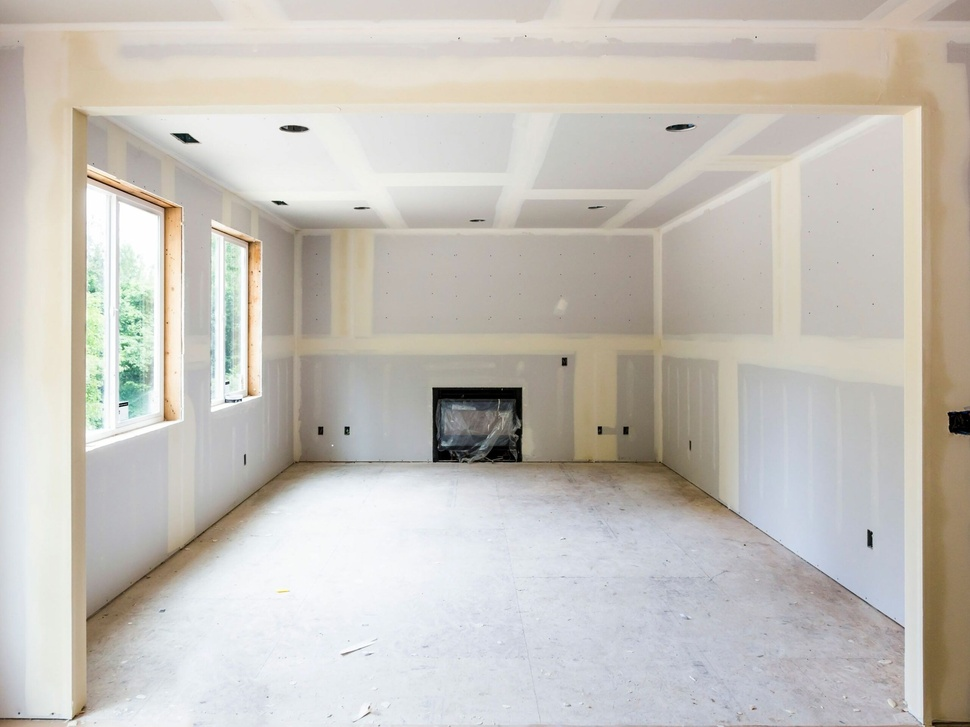
#> input picture wall.jpg, 970 x 727 px, shrunk from 2560 x 1920 before the run
$ jupyter execute lista2.ipynb
#> lines starting #> are read from the running program, lines starting #| are printed output that depends on the picture; after the words box and inside, x2 and y2 are one past the last pixel; in counts of white or black regions, pixels touching at a corner belong together
# Lista 2

[cell 1]
import cv2
import numpy as np
import matplotlib.pyplot as plt

# Function to perform Harris corner detection
def harris_corner_detection(image_path, block_size, ksize, k):
    # Load image
#> called with image_path = './wall.jpg', block_size = 2, ksize = 3, k = 0.04
    img = cv2.imread(image_path)
#> img is the input picture: shape (727, 970, 3); mean B, G, R 186.6, 193.5, 198
    # Convert img to grayscale
    gray_img = cv2.cvtColor(img, cv2.COLOR_BGR2GRAY)
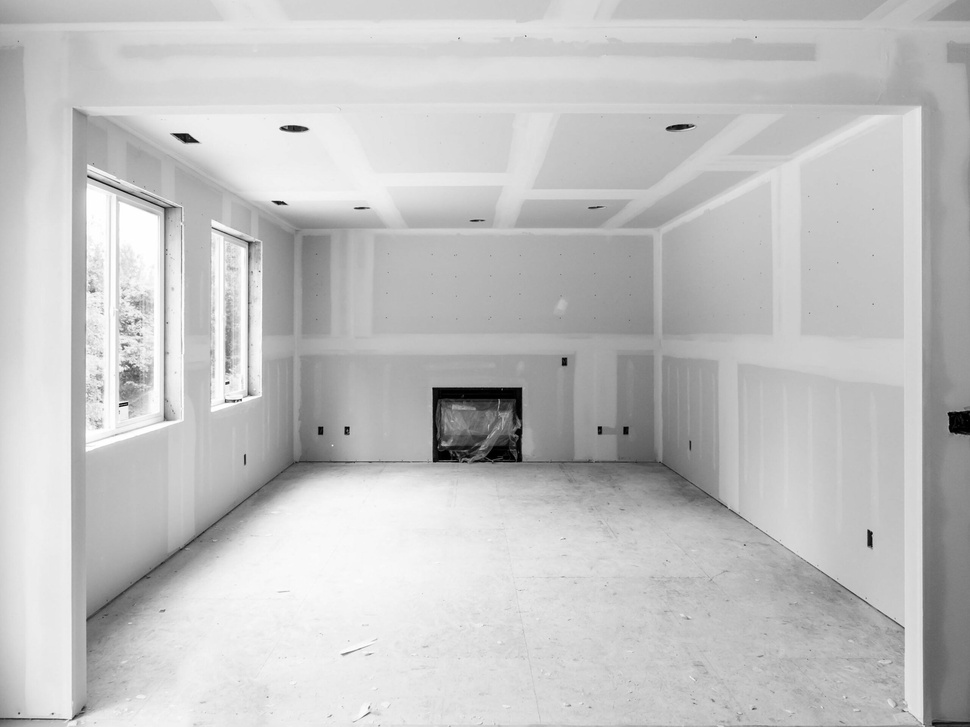
#> gray_img: shape (727, 970); min 0, max 255, mean 194
    # Convert to float32
    gray_img = np.float32(gray_img)
    # Harris corner detection
    dst = cv2.cornerHarris(gray_img, block_size, ksize, k)
    # Result is dilated for marking the corners
    dst = cv2.dilate(dst, None)
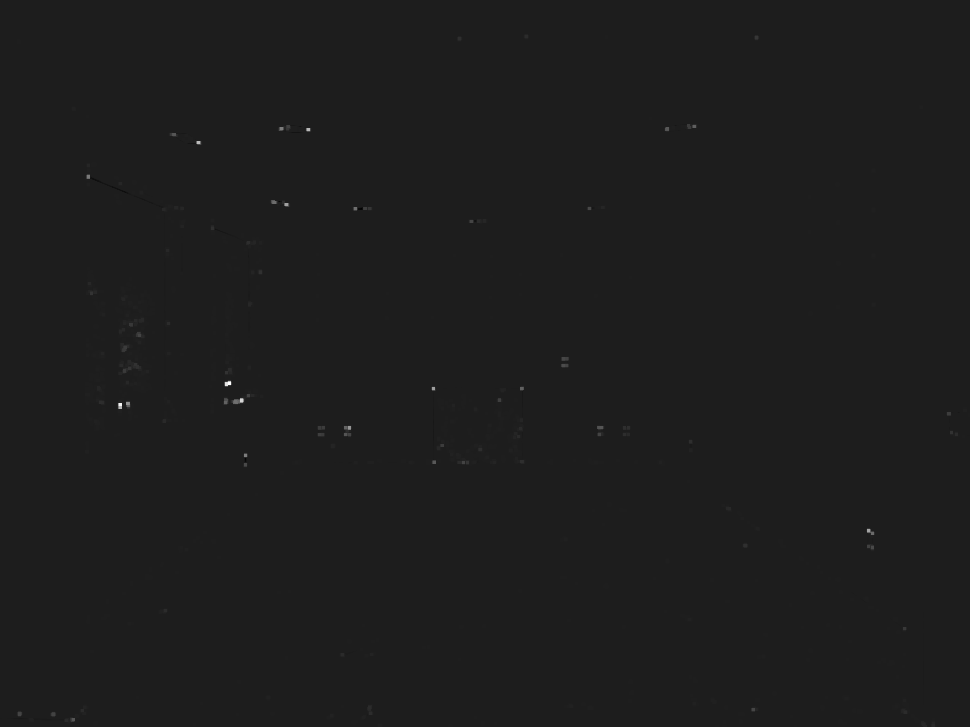
#> dst: shape (727, 970) float32; min -10134490, max 76351568, mean 37698.2; drawn with min black and max white
    # Threshold for an optimal value, it may vary depending on the image
    img[dst > 0.01 * dst.max()] = [0, 0, 255]
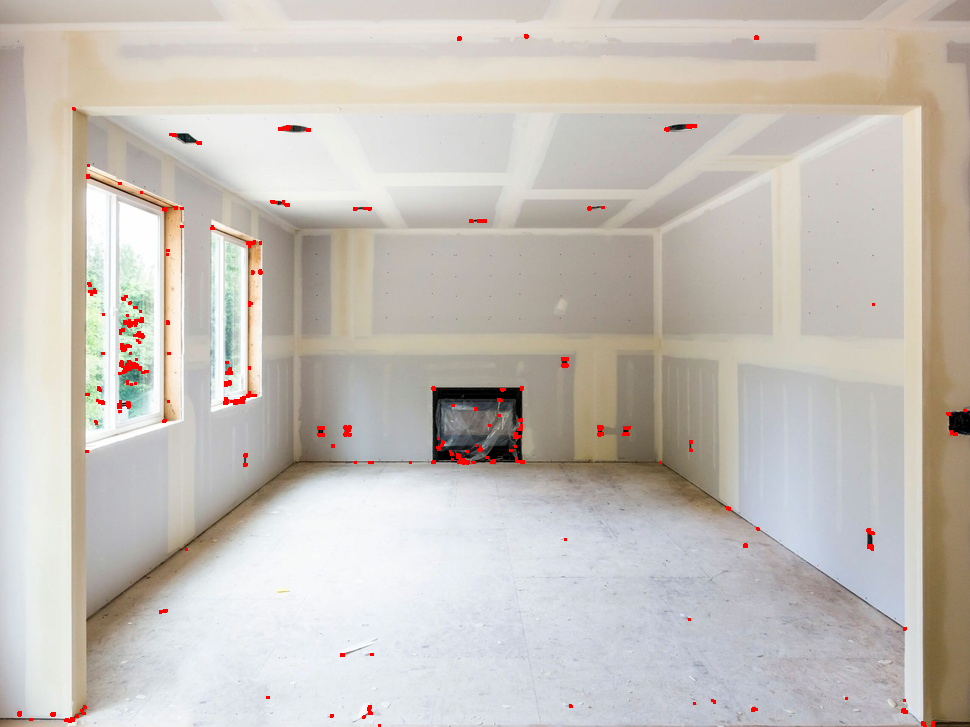
#> img: shape (727, 970, 3); 0.55% of pixels changed, all inside (x1, y1, x2, y2) = (17, 34, 967, 727)
#> call 2 of harris_corner_detection, with image_path = './building.jpg', block_size = 2, ksize = 3, k = 0.04
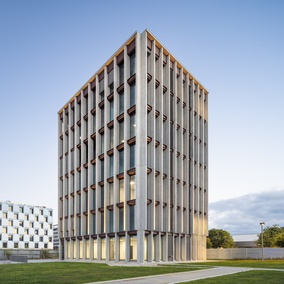
#> input picture building.jpg, 284 x 284 px, shrunk from 750 x 750 before the run
#> in harris_corner_detection, img is the input picture: shape (284, 284, 3); mean B, G, R 174, 164.7, 156.9
#> in harris_corner_detection (call 2), `gray_img = cv2.cvtColor(img, cv2.COLOR_BGR2GRAY)`:
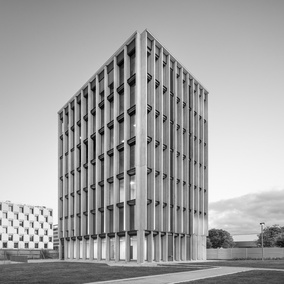
#> gray_img: shape (284, 284); min 0, max 254, mean 163.4
#> in harris_corner_detection (call 2), `dst = cv2.cornerHarris(gray_img, block_size, ksize, k)`:
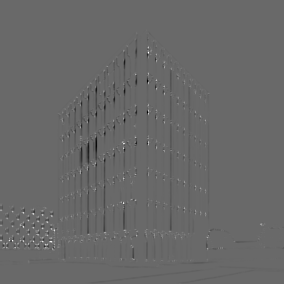
#> dst: shape (284, 284) float32; min -34744904, max 49428832, mean -203980.5; drawn with min black and max white
#> in harris_corner_detection (call 2), `dst = cv2.dilate(dst, None)`:
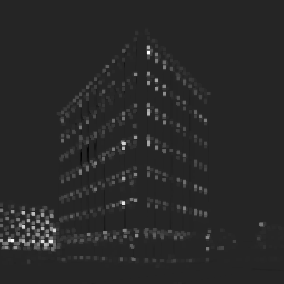
#> dst: shape (284, 284) float32; min -8629025, max 49428832, mean 818501.3; drawn with min black and max white
#> in harris_corner_detection (call 2), `img[dst > 0.01 * dst.max()] = [0, 0, 255]`:
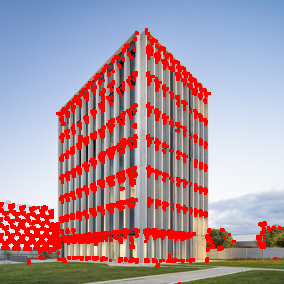
#> img: shape (284, 284, 3); 14.01% of pixels changed, all inside (x1, y1, x2, y2) = (0, 28, 284, 284)
    return img

# Function to display images
def display_images(images, titles):
    plt.figure(figsize=(20, 10))
    for i, (image, title) in enumerate(zip(images, titles), 1):
        plt.subplot(1, len(images), i)
        plt.imshow(cv2.cvtColor(image, cv2.COLOR_BGR2RGB))
        plt.title(title)
        plt.xticks([]), plt.yticks([])
#> this loop made 2 passes
#> (i, title) on passes 1 to 2: (1, 'Corners in Wall'), (2, 'Corners in Building')
    plt.show()
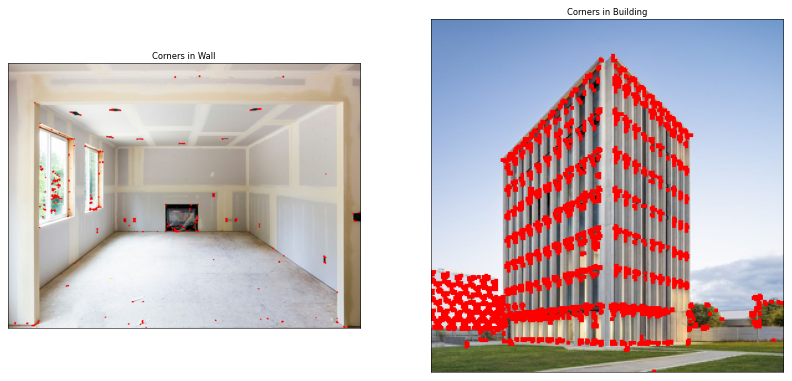
#> figure drawn by matplotlib, 2 panels

# Apply Harris corner detection on both images
wall_corners = harris_corner_detection('./wall.jpg', 2, 3, 0.04)
building_corners = harris_corner_detection('./building.jpg', 2, 3, 0.04)

# Display the results
display_images([wall_corners, building_corners], ['Corners in Wall', 'Corners in Building'])
